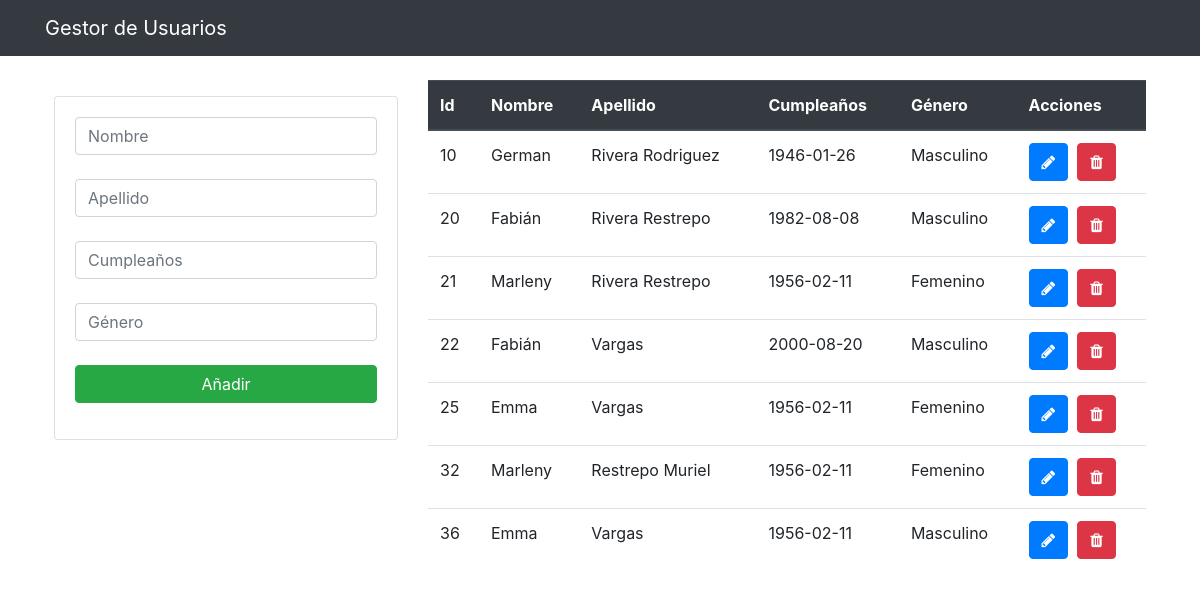
The page /ultimate/index.php on the database its author committed.
### tables this page shows
CREATE TABLE `usuarios` (
  `id` int(11) NOT NULL,
  `nombre` varchar(50) NOT NULL,
  `apellido` varchar(50) DEFAULT NULL,
  `cumpleaños` date NOT NULL DEFAULT current_timestamp(),
  `genero` varchar(10) NOT NULL,
  PRIMARY KEY (`id`)
);

### ultimate/index.php (the view)
<?php
include 'db.php';
?>
<?php include("include/header.php")?>
    <div class="container p-4">
        <div class="row">
            <div class="col-md-4">
                <div class="card card-body mt-3">
                    <form action="save_users.php" method="POST">
                        <div class="form-group">
                            <input type="text" name="nombre" class="form-control" placeholder="Nombre"><br>
                            <input type="text" name="apellido" class="form-control" placeholder="Apellido"><br>
                            <input type="text" name="cumpleanos" class="form-control" placeholder="Cumpleaños"><br>
                            <input type="text" name="genero" class="form-control" placeholder="Género"><br>
                            <input type="submit" class="btn btn-success btn-block mb-2" name="save_users" value="Añadir">
                        </div>
                    </form>
                </div>
            </div>
            <div class="col-md-8">
                <table class="table">
                    <thead class="thead-dark">
                        <tr>
                            <th>Id</th>
                            <th>Nombre</th>
                            <th>Apellido</th>
                            <th>Cumpleaños</th>
                            <th>G&eacute;nero</th>
                            <th>Acciones</th>
                        </tr>
                    </thead>
                    <tbody>
                        <?php
                            $query = "SELECT * FROM usuarios";
                            $results = mysqli_query($conn, $query);
                            while($row = mysqli_fetch_array($results)) { ?>
                            <tr>
                                <td><?php echo $row['id']?></td>
                                <td><?php echo $row['nombre']?></td>
                                <td><?php echo $row['apellido']?></td>
                                <td><?php echo $row['cumpleaños']?></td>
                                <td><?php echo $row['genero']?></td>
                                <td>
                                    <a href="edit.php?id=<?php echo $row['id']?>" class="btn btn-primary">
                                        <i class="fa fa-pencil"></i>
                                    </a>&nbsp;
                                    <a href="delete.php?id=<?php echo $row['id']?>" class="btn btn-danger">
                                        <i class="fa fa-trash"></i>
                                    </a>
                                </td>
                            </tr>
                        <?php } ?>
                    </tbody>
                </table>
            </div>
        </div>
    </div>
<?php include("include/footer.php")?>

### ultimate/include/header.php (shortened to what this page needs)
<!DOCTYPE html>
<html lang="en">
    <head>
        <link rel="stylesheet" href="https://cdn.jsdelivr.net/npm/bootstrap@4.5.3/dist/css/bootstrap.min.css">
        <link rel="stylesheet" href="https://stackpath.bootstrapcdn.com/font-awesome/4.7.0/css/font-awesome.min.css">
    </head>
    <body>
    <nav class="navbar navbar-dark bg-dark">
        <div class="container">
            <a href="index.php" class="navbar-brand">Gestor de Usuarios</a>
        </div>
    </nav>

### ultimate/include/footer.php
    </body>
</html>

### rows shown on the page
usuarios: id "10", nombre "German", apellido "Rivera Rodriguez", cumpleaños "1946-01-26", genero "Masculino"
usuarios: id "20", nombre "Fabián", apellido "Rivera Restrepo", cumpleaños "1982-08-08", genero "Masculino"
usuarios: id "21", nombre "Marleny", apellido "Rivera Restrepo", cumpleaños "1956-02-11", genero "Femenino"
usuarios: id "22", nombre "Fabián", apellido "Vargas", cumpleaños "2000-08-20", genero "Masculino"
usuarios: id "25", nombre "Emma", apellido "Vargas", cumpleaños "1956-02-11", genero "Femenino"
usuarios: id "32", nombre "Marleny", apellido "Restrepo Muriel", cumpleaños "1956-02-11", genero "Femenino"
usuarios: id "36", nombre "Emma", apellido "Vargas", cumpleaños "1956-02-11", genero "Masculino"
